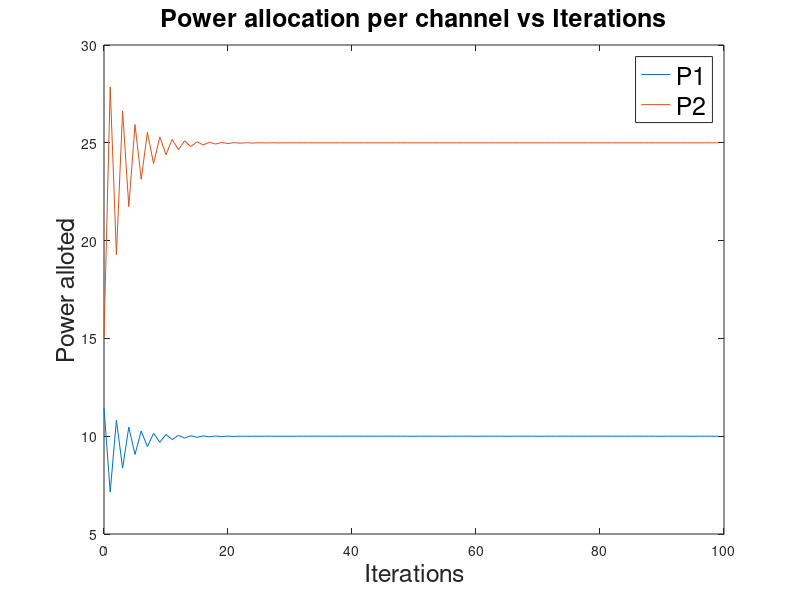

Reproduce this figure in MATLAB.
function [P1, P2] = P7()
    g11 = 0.7;
    g22 = 0.4;
    g12 = 0.4; 
    g21 = 0.1;
    N = 1;
    theta = 2;
    P1 = 5;
    P2 = 30;
    P1_next = 0;
    P2_next = 0;
    %power units are mW
    
    isConverged = false;
    P1_next = zeros(1, 100);
    P2_next = zeros(1, 100);
    i = 1;
    for j = 1:100
        SINR1 = P1*g11/(g21*P2 + N);
        SINR2 =  P2*g22/(g12*P1 + N);
        P1_next(j) = theta*P1/SINR1;
        P2_next(j) = theta*P2/SINR2;
%         if P1 == P1_next(i) && P2 == P2_next(i)
%             isConverged = true;
%         end
        P1 = P1_next(j);
        P2 = P2_next(j);
%         i = i +1;
    end
    fprintf('P1, P2, i = %f\t%f\t%f\n', P1, P2, i);
%     P1_next = P1_next(1:i-1);
%     P2_next = P2_next(1:i-1);
    t = 0:1: 99;
    plot(t, P1_next);
    hold on;
    plot(t, P2_next);
    xlabel('Iterations', 'FontSize', 18);
    ylabel('Power alloted', 'FontSize', 18);
    title('Power allocation per channel vs Iterations', 'FontSize', 18);
    legend('P1', 'P2', 'FontSize', 18);
    hold off;
    
end

